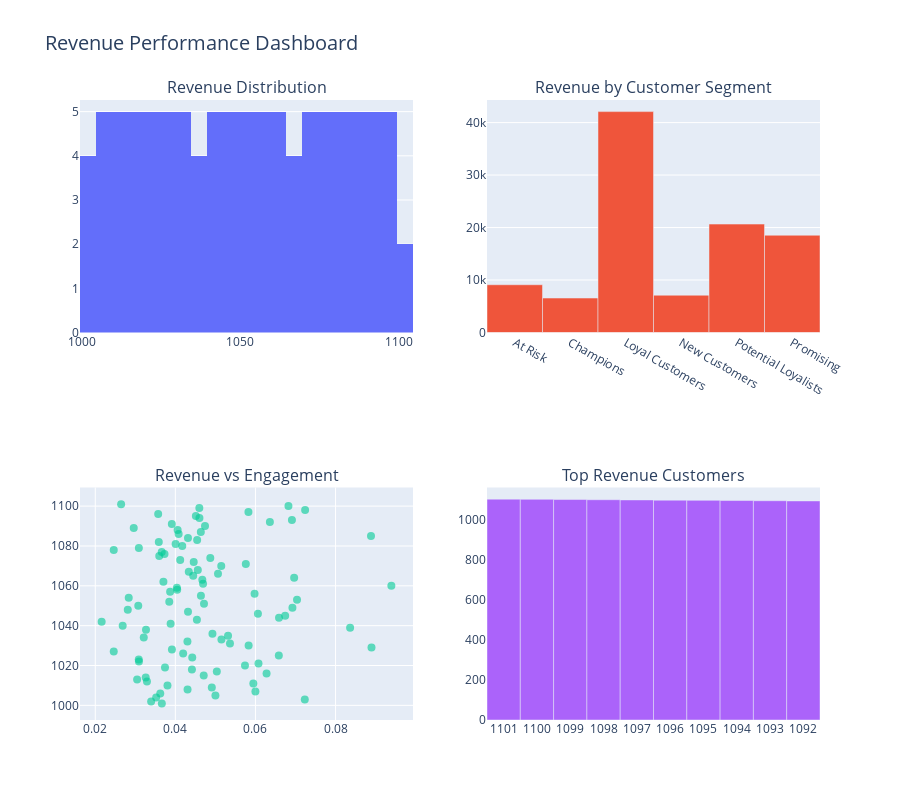
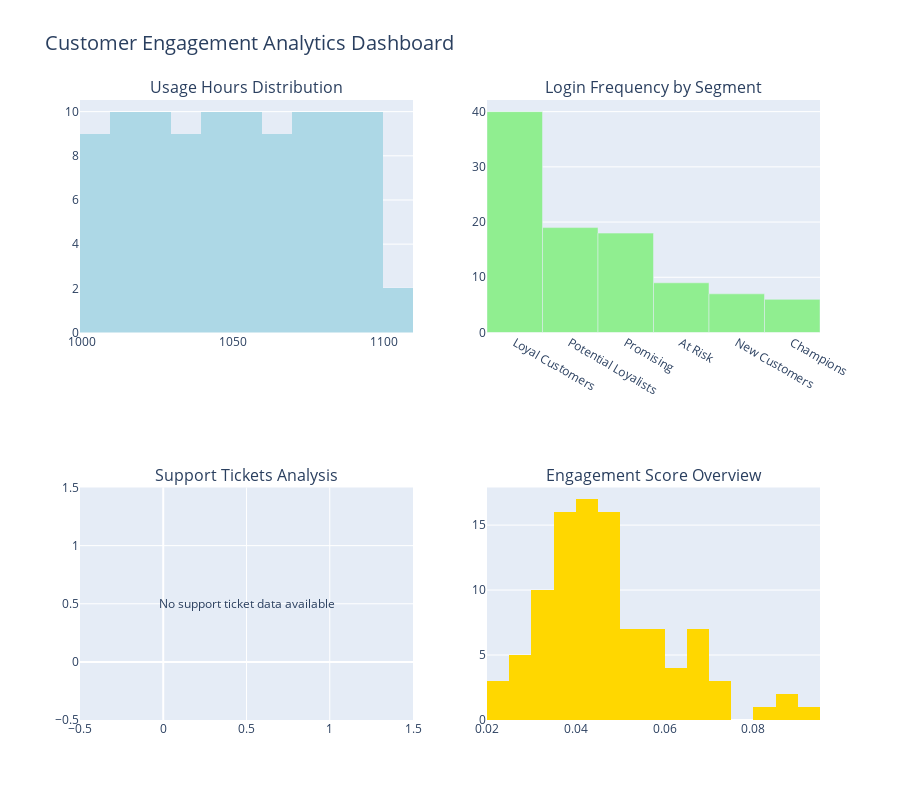

The notebook cell these images were saved under, in order:
### Code cell
print("\n" + "="*60)
print("STEP 9: DISPLAYING PERFORMANCE DASHBOARDS")
print("="*60)

# Display all dashboards with error handling
print("Rendering dashboards...")

# Track successfully displayed dashboards
displayed_dashboards = []

# Show revenue dashboard
try:
    if 'revenue_fig' in globals() and revenue_fig is not None:
        revenue_fig.show()
        print("✓ Revenue Performance Dashboard displayed")
        displayed_dashboards.append("Revenue Performance Dashboard")
    else:
        print("✗ Revenue Performance Dashboard not available - figure not generated")
except Exception as e:
    print(f"✗ Error displaying Revenue Performance Dashboard: {e}")

# Show engagement dashboard
try:
    engagement_fig = create_engagement_dashboard_fixed()
    engagement_fig.show()
    print("✓ Customer Engagement Dashboard displayed")
    displayed_dashboards.append("Customer Engagement Dashboard")
except Exception as e:
    print(f"✗ Error displaying Customer Engagement Dashboard: {e}")

# Show BI summary dashboard
try:
    if 'bi_fig' in globals() and bi_fig is not None:
        bi_fig.show()
        print("✓ Business Intelligence Summary Dashboard displayed")
        displayed_dashboards.append("Business Intelligence Summary Dashboard")
    else:
        print("✗ Business Intelligence Summary Dashboard not available - figure not generated")
except Exception as e:
    print(f"✗ Error displaying Business Intelligence Summary Dashboard: {e}")

# Summary of displayed dashboards
if displayed_dashboards:
    print(f"\nSuccessfully displayed {len(displayed_dashboards)} dashboard(s):")
    for dashboard in displayed_dashboards:
        print(f"  - {dashboard}")
else:
    print("\n⚠️  No dashboards were successfully displayed. Please check dashboard generation steps.")

### Figure 1 — Plotly figure (JSON) as saved in the notebook; plotly's stock layout.template omitted (floating-point values rounded to 4 significant figures)
{"data": [{"name": "Revenue Distribution", "nbinsx": 30, "type": "histogram", "x": [1001, 1002, 1003, 1004, 1005, 1006, 1007, 1008, 1009, 1010, 1011, 1012, 1013, 1014, 1015, 1016, 1017, 1018, 1019, 1020, 1021, 1022, 1023, 1024, 1025, 1026, 1027, 1028, 1029, 1030, 1031, 1032, 1033, 1034, 1035, 1036, 1038, 1039, 1040, 1041, 1042, 1043, 1044, 1045, 1046, 1047, 1048, 1049, 1050, 1051, 1052, 1053, 1054, 1055, 1056, 1057, 1058, 1059, 1060, 1061, 1062, 1063, 1064, 1065, 1066, 1067, 1068, 1070, 1071, 1072, 1073, 1074, 1075, 1076, 1077, 1078, 1079, 1080, 1081, 1082, 1083, 1084, 1085, 1086, 1087, 1088, 1089, 1090, 1091, 1092, 1093, 1094, 1095, 1096, 1097, 1098, 1099, 1100, 1101], "xaxis": "x", "yaxis": "y"}, {"name": "Revenue by Segment", "type": "bar", "x": ["At Risk", "Champions", "Loyal Customers", "New Customers", "Potential Loyalists", "Promising"], "xaxis": "x2", "y": [9097, 6565, 42087, 7103, 20660, 18533], "yaxis": "y2"}, {"marker": {"opacity": 0.6, "size": 8}, "mode": "markers", "name": "Revenue vs Engagement", "type": "scatter", "x": [0.03662, 0.03395, 0.07232, 0.03521, 0.05001, 0.03623, 0.05999, 0.04305, 0.04911, 0.03803, 0.05947, 0.03291, 0.03045, 0.0326, 0.04708, 0.06278, 0.05036, 0.04414, 0.03741, 0.05738, 0.06076, 0.03091, 0.03086, 0.04422, 0.06584, 0.04195, 0.02462, 0.03915, 0.08898, 0.05829, 0.05364, 0.04302, 0.05151, 0.03211, 0.05316, 0.04926, 0.03267, 0.08363, 0.02685, 0.03882, 0.0216, 0.04538, 0.06588, 0.06742, 0.06062, 0.04316, 0.02812, 0.06923, 0.03074, 0.04715, 0.03848, 0.07038, 0.02836, 0.04639, 0.05978, 0.03869, 0.04046, 0.04039, 0.09393, 0.04692, 0.03702, 0.04673, 0.06966, 0.04446, 0.05065, 0.04336, 0.04561, 0.05146, 0.05759, 0.04459, 0.04121, 0.04872, 0.03597, 0.03729, 0.0366, 0.02462, 0.03089, 0.04172, 0.04007, 0.03587, 0.04544, 0.04315, 0.08885, 0.04082, 0.04636, 0.04057, 0.02961, 0.0474, 0.03912, 0.06361, 0.06911, 0.04601, 0.04512, 0.03571, 0.05825, 0.0724, 0.04599, 0.06824, 0.02646], "xaxis": "x3", "y": [1001, 1002, 1003, 1004, 1005, 1006, 1007, 1008, 1009, 1010, 1011, 1012, 1013, 1014, 1015, 1016, 1017, 1018, 1019, 1020, 1021, 1022, 1023, 1024, 1025, 1026, 1027, 1028, 1029, 1030, 1031, 1032, 1033, 1034, 1035, 1036, 1038, 1039, 1040, 1041, 1042, 1043, 1044, 1045, 1046, 1047, 1048, 1049, 1050, 1051, 1052, 1053, 1054, 1055, 1056, 1057, 1058, 1059, 1060, 1061, 1062, 1063, 1064, 1065, 1066, 1067, 1068, 1070, 1071, 1072, 1073, 1074, 1075, 1076, 1077, 1078, 1079, 1080, 1081, 1082, 1083, 1084, 1085, 1086, 1087, 1088, 1089, 1090, 1091, 1092, 1093, 1094, 1095, 1096, 1097, 1098, 1099, 1100, 1101], "yaxis": "y3"}, {"name": "Top 10 Customers", "type": "bar", "x": ["1101", "1100", "1099", "1098", "1097", "1096", "1095", "1094", "1093", "1092"], "xaxis": "x4", "y": [1101, 1100, 1099, 1098, 1097, 1096, 1095, 1094, 1093, 1092], "yaxis": "y4"}], "layout": {"annotations": [{"font": {"size": 16}, "showarrow": false, "text": "Revenue Distribution", "x": 0.225, "xanchor": "center", "xref": "paper", "y": 1, "yanchor": "bottom", "yref": "paper"}, {"font": {"size": 16}, "showarrow": false, "text": "Revenue by Customer Segment", "x": 0.775, "xanchor": "center", "xref": "paper", "y": 1, "yanchor": "bottom", "yref": "paper"}, {"font": {"size": 16}, "showarrow": false, "text": "Revenue vs Engagement", "x": 0.225, "xanchor": "center", "xref": "paper", "y": 0.375, "yanchor": "bottom", "yref": "paper"}, {"font": {"size": 16}, "showarrow": false, "text": "Top Revenue Customers", "x": 0.775, "xanchor": "center", "xref": "paper", "y": 0.375, "yanchor": "bottom", "yref": "paper"}], "height": 800, "showlegend": false, "title": {"font": {"size": 20}, "text": "Revenue Performance Dashboard"}, "xaxis": {"anchor": "y", "domain": [0, 0.45]}, "xaxis2": {"anchor": "y2", "domain": [0.55, 1]}, "xaxis3": {"anchor": "y3", "domain": [0, 0.45]}, "xaxis4": {"anchor": "y4", "domain": [0.55, 1]}, "yaxis": {"anchor": "x", "domain": [0.625, 1]}, "yaxis2": {"anchor": "x2", "domain": [0.625, 1]}, "yaxis3": {"anchor": "x3", "domain": [0, 0.375]}, "yaxis4": {"anchor": "x4", "domain": [0, 0.375]}}}

### Figure 2 — Plotly figure (JSON) as saved in the notebook; plotly's stock layout.template omitted (floating-point values rounded to 4 significant figures)
{"data": [{"marker": {"color": "lightblue"}, "name": "Usage Distribution", "nbinsx": 20, "type": "histogram", "x": [1001, 1002, 1003, 1004, 1005, 1006, 1007, 1008, 1009, 1010, 1011, 1012, 1013, 1014, 1015, 1016, 1017, 1018, 1019, 1020, 1021, 1022, 1023, 1024, 1025, 1026, 1027, 1028, 1029, 1030, 1031, 1032, 1033, 1034, 1035, 1036, 1038, 1039, 1040, 1041, 1042, 1043, 1044, 1045, 1046, 1047, 1048, 1049, 1050, 1051, 1052, 1053, 1054, 1055, 1056, 1057, 1058, 1059, 1060, 1061, 1062, 1063, 1064, 1065, 1066, 1067, 1068, 1070, 1071, 1072, 1073, 1074, 1075, 1076, 1077, 1078, 1079, 1080, 1081, 1082, 1083, 1084, 1085, 1086, 1087, 1088, 1089, 1090, 1091, 1092, 1093, 1094, 1095, 1096, 1097, 1098, 1099, 1100, 1101], "xaxis": "x", "yaxis": "y"}, {"marker": {"color": "lightgreen"}, "name": "Customer Count by Segment", "type": "bar", "x": ["Loyal Customers", "Potential Loyalists", "Promising", "At Risk", "New Customers", "Champions"], "xaxis": "x2", "y": [40, 19, 18, 9, 7, 6], "yaxis": "y2"}, {"marker": {"color": "gold"}, "name": "Engagement Score", "nbinsx": 15, "type": "histogram", "x": [0.03662, 0.03395, 0.07232, 0.03521, 0.05001, 0.03623, 0.05999, 0.04305, 0.04911, 0.03803, 0.05947, 0.03291, 0.03045, 0.0326, 0.04708, 0.06278, 0.05036, 0.04414, 0.03741, 0.05738, 0.06076, 0.03091, 0.03086, 0.04422, 0.06584, 0.04195, 0.02462, 0.03915, 0.08898, 0.05829, 0.05364, 0.04302, 0.05151, 0.03211, 0.05316, 0.04926, 0.03267, 0.08363, 0.02685, 0.03882, 0.0216, 0.04538, 0.06588, 0.06742, 0.06062, 0.04316, 0.02812, 0.06923, 0.03074, 0.04715, 0.03848, 0.07038, 0.02836, 0.04639, 0.05978, 0.03869, 0.04046, 0.04039, 0.09393, 0.04692, 0.03702, 0.04673, 0.06966, 0.04446, 0.05065, 0.04336, 0.04561, 0.05146, 0.05759, 0.04459, 0.04121, 0.04872, 0.03597, 0.03729, 0.0366, 0.02462, 0.03089, 0.04172, 0.04007, 0.03587, 0.04544, 0.04315, 0.08885, 0.04082, 0.04636, 0.04057, 0.02961, 0.0474, 0.03912, 0.06361, 0.06911, 0.04601, 0.04512, 0.03571, 0.05825, 0.0724, 0.04599, 0.06824, 0.02646], "xaxis": "x4", "yaxis": "y4"}], "layout": {"annotations": [{"font": {"size": 16}, "showarrow": false, "text": "Usage Hours Distribution", "x": 0.225, "xanchor": "center", "xref": "paper", "y": 1, "yanchor": "bottom", "yref": "paper"}, {"font": {"size": 16}, "showarrow": false, "text": "Login Frequency by Segment", "x": 0.775, "xanchor": "center", "xref": "paper", "y": 1, "yanchor": "bottom", "yref": "paper"}, {"font": {"size": 16}, "showarrow": false, "text": "Support Tickets Analysis", "x": 0.225, "xanchor": "center", "xref": "paper", "y": 0.375, "yanchor": "bottom", "yref": "paper"}, {"font": {"size": 16}, "showarrow": false, "text": "Engagement Score Overview", "x": 0.775, "xanchor": "center", "xref": "paper", "y": 0.375, "yanchor": "bottom", "yref": "paper"}, {"showarrow": false, "text": "No support ticket data available", "x": 0.5, "xref": "x3", "y": 0.5, "yref": "y3"}], "height": 800, "showlegend": false, "title": {"font": {"size": 20}, "text": "Customer Engagement Analytics Dashboard"}, "xaxis": {"anchor": "y", "domain": [0, 0.45]}, "xaxis2": {"anchor": "y2", "domain": [0.55, 1]}, "xaxis3": {"anchor": "y3", "domain": [0, 0.45]}, "xaxis4": {"anchor": "y4", "domain": [0.55, 1]}, "yaxis": {"anchor": "x", "domain": [0.625, 1]}, "yaxis2": {"anchor": "x2", "domain": [0.625, 1]}, "yaxis3": {"anchor": "x3", "domain": [0, 0.375]}, "yaxis4": {"anchor": "x4", "domain": [0, 0.375]}}}
